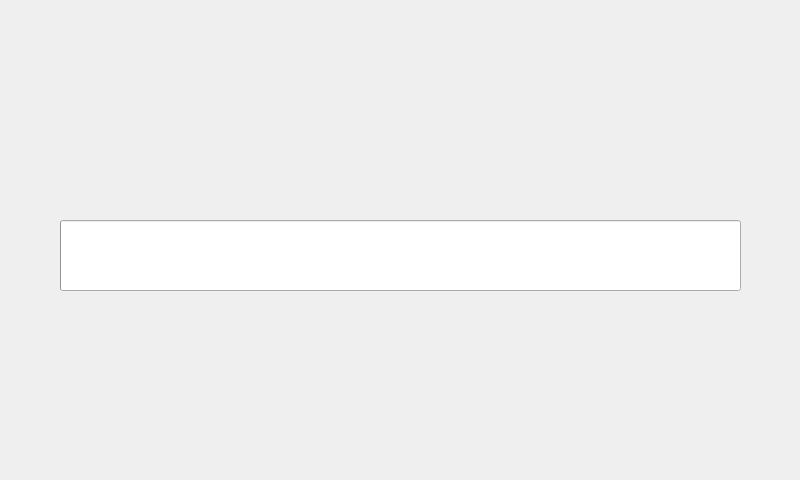
<?xml version="1.0" encoding="UTF-8"?>
<ui version="4.0">
 <class>CalibrateDialog</class>
 <widget class="QDialog" name="CalibrateDialog">
  <property name="geometry">
   <rect>
    <x>0</x>
    <y>0</y>
    <width>800</width>
    <height>480</height>
   </rect>
  </property>
  <property name="windowTitle">
   <string>Dialog</string>
  </property>
  <widget class="QLabel" name="label">
   <property name="geometry">
    <rect>
     <x>300</x>
     <y>30</y>
     <width>201</width>
     <height>161</height>
    </rect>
   </property>
   <property name="text">
    <string/>
   </property>
   <property name="pixmap">
    <pixmap>line_chart.png</pixmap>
   </property>
   <property name="scaledContents">
    <bool>true</bool>
   </property>
   <property name="alignment">
    <set>Qt::AlignHCenter|Qt::AlignTop</set>
   </property>
  </widget>
  <widget class="QProgressBar" name="progressBar">
   <property name="geometry">
    <rect>
     <x>60</x>
     <y>220</y>
     <width>681</width>
     <height>71</height>
    </rect>
   </property>
   <property name="styleSheet">
    <string notr="true">color: rgb(255, 255, 255);
selection-color: rgb(0, 0, 255);</string>
   </property>
   <property name="maximum">
    <number>1024</number>
   </property>
   <property name="value">
    <number>0</number>
   </property>
  </widget>
 </widget>
 <resources/>
 <connections/>
</ui>
